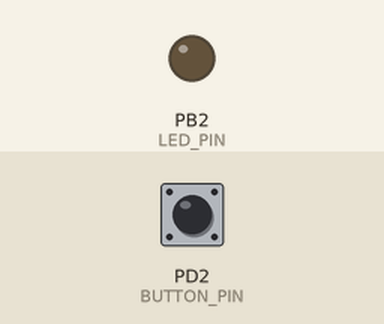
Recording of a program running on a simulated ATmega328P, built with avr-gcc and emulated at 8 MHz. Parts: output pins drawn as LEDs (lit = HIGH). Dashed ring = blinking. The inputs (shaded band) are chosen by the test bench; at power-on: PD2 (BUTTON_PIN) HIGH.

Above: at 1.2 s.
1.3 s: PD2 (BUTTON_PIN) pulled LOW for 3.2 s
At 2.1 s:
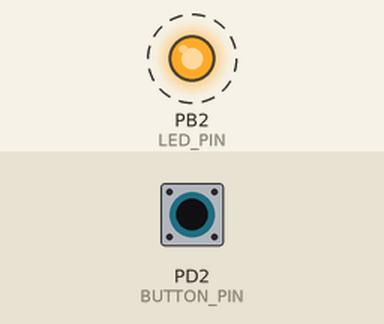
Timing chart, 0 to 7.0 s (numbered marks = the images above; inputs shaded):
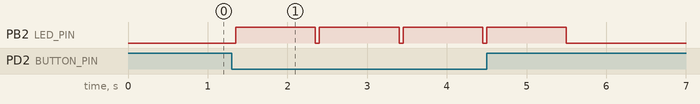

The program:

main.c
```c
/*
	1) push button is initially off
	2) push button
	3) toggle LED light
*/

#define F_CPU 8000000UL
#include <avr/io.h>
#include <util/delay.h>

#define LEDPORT PORTB
#define LED_PIN PORTB2
#define LED_DDR DDRB

#define BUTTONPORT PORTD
#define BUTTONDDR DDRD
#define BUTTON_PIN PORTD2
#define BUTTONPIN PIND

short checkButton(); // prototype

int main(void)
{
	LED_DDR |= (1 << LED_PIN);	// Set LED to output
	LEDPORT &= ~(1 << LED_PIN);	// Initial state of OFF

	BUTTONPORT |= (1 << BUTTON_PIN);	// pull-up

	while (1)	// Loops forever
	{
		short pressed = checkButton(); // branch to
		if(pressed) // if button is pressed,
		{
			LEDPORT |= (1 << LED_PIN);	// turn LED on
			_delay_ms(1000); // 1 sec delay
			LEDPORT &= ~(1 << LED_PIN); // turn LED back off
		}
	}
}

short checkButton()
{
	short count = 0; // counter

	while(!(BUTTONPIN & (1 << BUTTON_PIN)) && // check if button is stayed press
			count < 10) //for 0.1 sec
	{
		// counter to make sure button is being pressed for 0.1 sec
		count++;
		_delay_ms(5);
	}

	return (count == 10);
	// return true if button has been held for 0.1 sec
}
```

Measured:
- after the input at 1.3 s, PB2 (LED_PIN): alternates HIGH for 1.0 s and LOW for 0.05 s, 8 changes in all, then stays LOW, starting after 0.05 s
